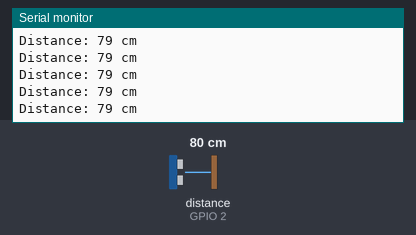
Simulated run of this sketch. Board: ESP32. Parts: the last lines printed to the serial monitor. Wiring (inferred from the names in the program): ultrasonic range finder: trigger GPIO 4; echo GPIO 2. Inputs (shaded band) come from the test bench; at power-on: distance to the obstacle (sensor on GPIO 2) 80 cm. The echo pulse lasts 58.3 µs per cm; WiFi joins after 1.5 s; servers stay silent unless stated.

Above: at 3.0 s.
3.1 s: distance to the obstacle (sensor on GPIO 2) set to 2 cm
At 3.7 s:
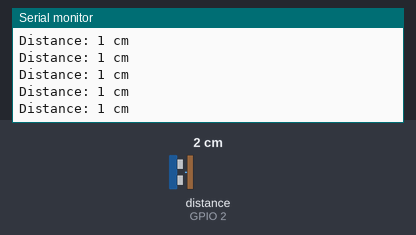
6.1 s: distance to the obstacle (sensor on GPIO 2) set to 18 cm
At 7.2 s:
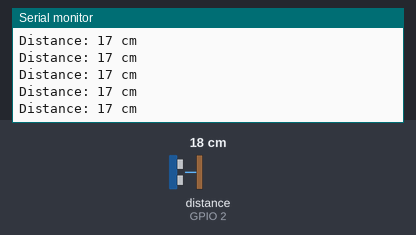
9.1 s: distance to the obstacle (sensor on GPIO 2) set to 4 cm
At 10.1 s:
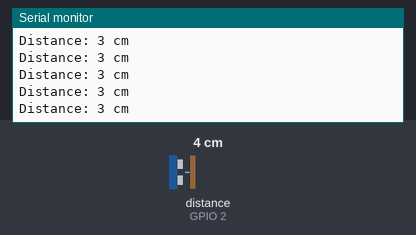
12.1 s: distance to the obstacle (sensor on GPIO 2) set to 120 cm
At 13.0 s:
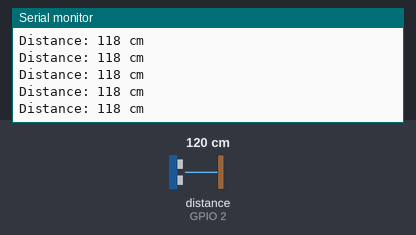
Timing chart, 0 to 15.1 s (numbered marks = the images above; inputs shaded):
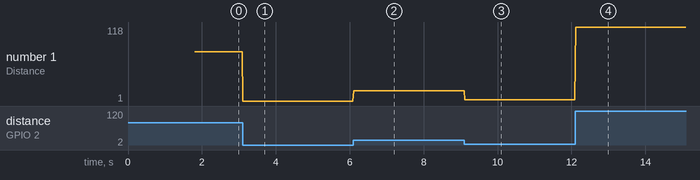

Measured:
- after the input at 3.1 s, the serial monitor: prints a new line at once (image 1)
- after the input at 6.1 s, the serial monitor: prints a new line at once (image 2)
- after the input at 9.1 s, the serial monitor: prints a new line at once (image 3)
- after the input at 12.1 s, the serial monitor: prints a new line at once (image 4)
- plotted number 1: 79 → 1 after the input at 3.1 s, 1 → 17 after the input at 6.1 s, 17 → 3 after the input at 9.1 s, 3 → 118 after the input at 12.1 s

The sketch:

ULTRASONIC_sensor.ino
```cpp
#define BLYNK_TEMPLATE_ID "TMPLLatQzbb0"
#define BLYNK_DEVICE_NAME "ULTRASONIC sensor"
#define BLYNK_AUTH_TOKEN "Gnv3FHlIcbxebUX4kNvCZeABxBzBtWzU"
#define BLYNK_PRINT Serial
#include <WiFi.h>
#include <BlynkSimpleEsp32.h>

#define echoPin 2 // attach pin D2 ESP32 to pin Echo of HC-SR04
#define trigPin 4 //attach pin D4 ESP32 to pin Trig of HC-SR04
char auth[] = BLYNK_AUTH_TOKEN;
// Your WiFi credentials.
// Set password to "" for open networks.
char ssid[] = "MKYBdilza";
char pass[] = "kunaldilza01";
// defines variables
long duration; // variable for the duration of sound wave travel
int distance; // variable for the distance measurement

void setup() {
  pinMode(trigPin, OUTPUT); // Sets the trigPin as an OUTPUT
  pinMode(echoPin, INPUT); // Sets the echoPin as an INPUT
  Serial.begin(9600); // // Serial Communication is starting with 9600 of baudrate speed
  Serial.println("Ultrasonic Sensor HC-SR04 Test"); // print some text in Serial Monitor
  Serial.println("with ESP32");
  Blynk.begin(BLYNK_AUTH_TOKEN, ssid, pass);
}
void loop() {
  // Clears the trigPin condition
  digitalWrite(trigPin, LOW);
  delayMicroseconds(2);
  // Sets the trigPin HIGH (ACTIVE) for 10 microseconds
  digitalWrite(trigPin, HIGH);
  delayMicroseconds(10);
  digitalWrite(trigPin, LOW);
  // Reads the echoPin, returns the sound wave travel time in microseconds
  duration = pulseIn(echoPin, HIGH);
  // Calculating the distance
  distance = duration * 0.034 / 2; // Speed of sound wave divided by 2 (go and back)
  // Displays the distance on the Serial Monitor
  Serial.print("Distance: ");
  Serial.print(distance);
  Serial.println(" cm");
  Blynk.virtualWrite(V0, distance); // This statement is responsible for writing distance in V0 variable in blynk app or website
  Blynk.run(); // Running blynk and connecting to the wifi and checking for ready state.
}
```
